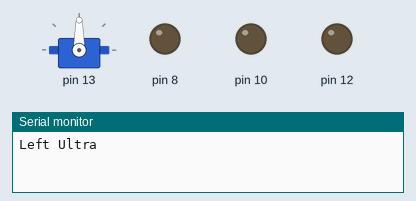
This sketch was run on a simulated Arduino Uno, built with avr-gcc and run on an emulated ATmega328P. Parts: servo, output pins drawn as LEDs (lit = HIGH), the last lines printed to the serial monitor.

Above: at 0.1 s.
At 9.1 s:
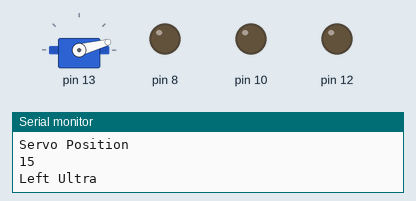
At 18.1 s:
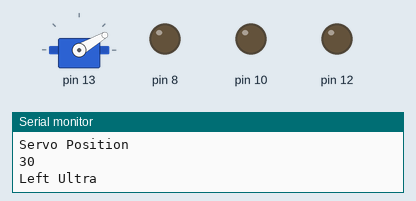
At 36.1 s:
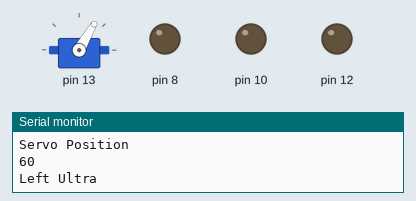
Timing chart, 0 to 40.0 s (numbered marks = the images above):
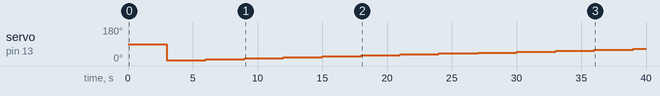

Measured:
- by itself, servo on pin 13: 90° → 5° at 3.0 s, → 10° 3.0 s later, → 15° 3.0 s later, → 20° 3.0 s later, … (13 changes in this stretch)

The sketch:

master.ino
```cpp
#include <Servo.h>                        //include servo library
#include <Stepper.h>                      //include stepper library

const int stepsPerRevolution = 48;        //stepper steps per revolution

class Slap                                //class definition
{
  Servo slap;                             //define variables
  int pos,
      servoIncrement,
      updateInterval;
  unsigned long lastUpdate;

  public:

  Slap (int interval, int increment)      //constructor with input parameters interval and increment
  {
    updateInterval = interval;
    servoIncrement = increment;
  }

  void Attach (int pin)                   //Attach member function - assigns pin to Slap object
  {
    slap.attach(pin);
  }

  void Detatch ()                         //Detach member function - releases pin from slap object
  {
    slap.detach();
  }

  void Update()                           //Update member function - moves servo
  {
    if((millis()-lastUpdate) > updateInterval)  //if update interval exceeded
    {
      lastUpdate = millis();              //update timestamp
      pos += servoIncrement;              //update position
      slap.write(pos);                    //move servo to position
      Serial.println(pos);                //print position
      if ((pos >= 180 ) || (pos <= 0))    //if position is outside range of motion...
      {
        servoIncrement = -servoIncrement; //reverse direction
      }
    }
  }

};

class Motor                               //class definition
{
  int motorPin;                           //define variable

  public:

  Motor (int pin)                         //constructor with input parameter pin
  {
    motorPin = pin;                       //initialize variables
    (motorPin, OUTPUT);
  }

  void Update (int motorSpeed)            //Update member function - moves motor
  {
    if (motorSpeed >= 0 && motorSpeed <= 255) //validates motor speed
    {
      analogWrite(motorPin, motorSpeed);  //move motor om pin positioin at speed
      Serial.println(motorSpeed);         //print speed
    }
  }
};

class Ultra                               //class definition
{
  long duration,                          //define variables
       distance,
       Sensor;
  int input,
      output;

  public:

  Ultra (int in, int out)                   //constructor with input parameters in and out
  {
    input = in;                             //define variables
    output = out;

    pinMode(input, INPUT);                  //set pin modes
    pinMode(output, OUTPUT);
  }

  long Sonar (int trigPin, int echoPin)     //Sonar member function - queries distance
  {
    digitalWrite(trigPin, LOW);
    delayMicroseconds(2);
    digitalWrite(trigPin, HIGH);
    delayMicroseconds(10);
    digitalWrite(trigPin, LOW);
    duration = pulseIn(echoPin, HIGH);
    distance = (duration/2) / 29.1;
    Serial.println(distance);
  }


};

Motor right (5);                          //define right motor object on pin 5
Motor left (6);                           //define left motor object on pin 6
Slap slapper(8,5);                        //define slapper object to update 5 positions every 8ms
Stepper steering (stepsPerRevolution, 0, 1, 2, 3); //define stepper motor on pins 0 - 3
Ultra leftU (7, 8);                       //define left ultrasonic on pins 7 & 8
Ultra frontU (9,10);                      //define front ultrasonic on pins 9 & 10
Ultra rightU(11,12);                      //define right ultrasonic on pins 11 & 12

void setup()
{
  Serial.begin(9600);                     //serial connection for debugging
  slapper.Attach(13);                      //attach slapper to pin 13
  steering.setSpeed(120);
}

void loop()
{
  int rtMotorSpeed = 0,                     //variables determined by algorithm
      ltMotorSpeed = 0,
      things = 0,
      otherthings = 0,
      happening = 0,
      steps = 5,
      steerPosition = 0;
  long RUD = 0,
       FUD = 0,
       LUD = 0;
  Serial.println("Left Ultra");
  LUD = leftU.Sonar (7,8);                      //query left ultrasonic
  Serial.println("Right Ultra");
  FUD = frontU.Sonar (9,10);                    //query front ultrasonic
  Serial.println("Front Ultra");
  RUD = rightU.Sonar (11,12);                   //query right ultrasonic
  if ((LUD-RUD)>10)                             //if veering right
  {
    steering.step(-1*steps);                    //steer left
    steerPosition -= steps;
    Serial.println("Steering Position");
    Serial.println(steerPosition);
    Serial.println("Left Motor Speed");
    left.Update(ltMotorSpeed);                  //spin left motors slower
  }
  else if ((RUD-LUD)>10)                        //if feering left
  {
    steering.step(steps);                       //steer right
    steerPosition += steps;
    Serial.println("Steering Position");
    Serial.println(steerPosition);
    Serial.println("Right Motor Speed");
    right.Update(rtMotorSpeed);                   //spin right motors slower
  }
  if (otherthings == happening)                 //if large delta in distance
  {
    Serial.println("Servo Position");
    slapper.Update();                            //call Update meber function to move servo
  }
}
```
